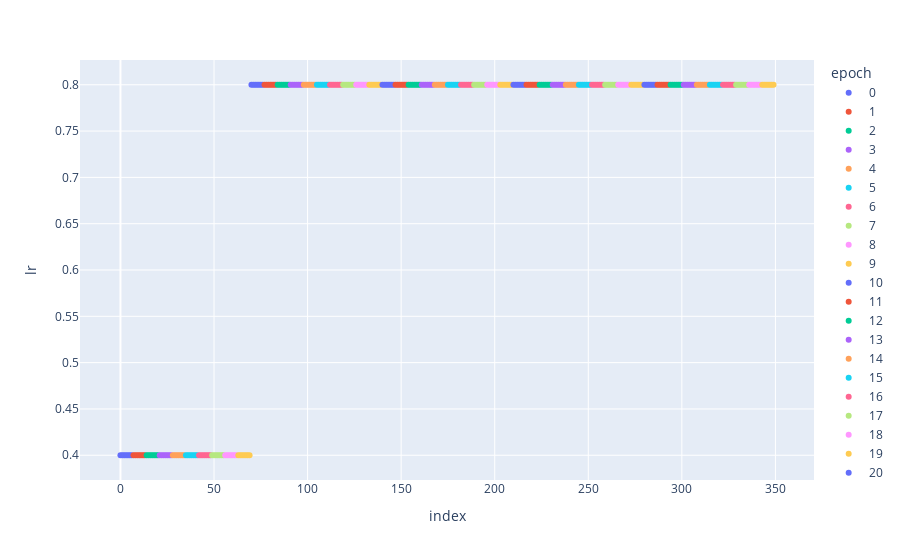

The code cell stored with this chart in its notebook:
### Markdown cell above
## ConstantLR
Makes one shift in the learning rate. Ends with what the optimizers is configured with. But starts with some other learning rate which is `factor` * `optim_lr` and stays at that reduced rate until `total_iters`, after which is shifts to the original learning rate that the optimizer was configured with, i.e., `optim_lr`.

### Code cell
lrsched = partial(ConstantLR, factor=1/2, total_iters=10)
df = explore(lrsched, optim_lr=0.8)

### Figure 1 — Plotly figure (JSON) as saved in the notebook; plotly's stock layout.template omitted (floating-point values rounded to 4 significant figures)
{"data": [{"hovertemplate": "epoch=0<br>index=%{x}<br>lr=%{y}<extra></extra>", "legendgroup": "0", "marker": {"color": "#636efa", "symbol": "circle"}, "mode": "markers", "name": "0", "orientation": "v", "showlegend": true, "type": "scatter", "x": [0, 1, 2, 3, 4, 5, 6], "xaxis": "x", "y": [0.4, 0.4, 0.4, 0.4, 0.4, 0.4, 0.4], "yaxis": "y"}, {"hovertemplate": "epoch=1<br>index=%{x}<br>lr=%{y}<extra></extra>", "legendgroup": "1", "marker": {"color": "#EF553B", "symbol": "circle"}, "mode": "markers", "name": "1", "orientation": "v", "showlegend": true, "type": "scatter", "x": [7, 8, 9, 10, 11, 12, 13], "xaxis": "x", "y": [0.4, 0.4, 0.4, 0.4, 0.4, 0.4, 0.4], "yaxis": "y"}, {"hovertemplate": "epoch=2<br>index=%{x}<br>lr=%{y}<extra></extra>", "legendgroup": "2", "marker": {"color": "#00cc96", "symbol": "circle"}, "mode": "markers", "name": "2", "orientation": "v", "showlegend": true, "type": "scatter", "x": [14, 15, 16, 17, 18, 19, 20], "xaxis": "x", "y": [0.4, 0.4, 0.4, 0.4, 0.4, 0.4, 0.4], "yaxis": "y"}, {"hovertemplate": "epoch=3<br>index=%{x}<br>lr=%{y}<extra></extra>", "legendgroup": "3", "marker": {"color": "#ab63fa", "symbol": "circle"}, "mode": "markers", "name": "3", "orientation": "v", "showlegend": true, "type": "scatter", "x": [21, 22, 23, 24, 25, 26, 27], "xaxis": "x", "y": [0.4, 0.4, 0.4, 0.4, 0.4, 0.4, 0.4], "yaxis": "y"}, {"hovertemplate": "epoch=4<br>index=%{x}<br>lr=%{y}<extra></extra>", "legendgroup": "4", "marker": {"color": "#FFA15A", "symbol": "circle"}, "mode": "markers", "name": "4", "orientation": "v", "showlegend": true, "type": "scatter", "x": [28, 29, 30, 31, 32, 33, 34], "xaxis": "x", "y": [0.4, 0.4, 0.4, 0.4, 0.4, 0.4, 0.4], "yaxis": "y"}, {"hovertemplate": "epoch=5<br>index=%{x}<br>lr=%{y}<extra></extra>", "legendgroup": "5", "marker": {"color": "#19d3f3", "symbol": "circle"}, "mode": "markers", "name": "5", "orientation": "v", "showlegend": true, "type": "scatter", "x": [35, 36, 37, 38, 39, 40, 41], "xaxis": "x", "y": [0.4, 0.4, 0.4, 0.4, 0.4, 0.4, 0.4], "yaxis": "y"}, {"hovertemplate": "epoch=6<br>index=%{x}<br>lr=%{y}<extra></extra>", "legendgroup": "6", "marker": {"color": "#FF6692", "symbol": "circle"}, "mode": "markers", "name": "6", "orientation": "v", "showlegend": true, "type": "scatter", "x": [42, 43, 44, 45, 46, 47, 48], "xaxis": "x", "y": [0.4, 0.4, 0.4, 0.4, 0.4, 0.4, 0.4], "yaxis": "y"}, {"hovertemplate": "epoch=7<br>index=%{x}<br>lr=%{y}<extra></extra>", "legendgroup": "7", "marker": {"color": "#B6E880", "symbol": "circle"}, "mode": "markers", "name": "7", "orientation": "v", "showlegend": true, "type": "scatter", "x": [49, 50, 51, 52, 53, 54, 55], "xaxis": "x", "y": [0.4, 0.4, 0.4, 0.4, 0.4, 0.4, 0.4], "yaxis": "y"}, {"hovertemplate": "epoch=8<br>index=%{x}<br>lr=%{y}<extra></extra>", "legendgroup": "8", "marker": {"color": "#FF97FF", "symbol": "circle"}, "mode": "markers", "name": "8", "orientation": "v", "showlegend": true, "type": "scatter", "x": [56, 57, 58, 59, 60, 61, 62], "xaxis": "x", "y": [0.4, 0.4, 0.4, 0.4, 0.4, 0.4, 0.4], "yaxis": "y"}, {"hovertemplate": "epoch=9<br>index=%{x}<br>lr=%{y}<extra></extra>", "legendgroup": "9", "marker": {"color": "#FECB52", "symbol": "circle"}, "mode": "markers", "name": "9", "orientation": "v", "showlegend": true, "type": "scatter", "x": [63, 64, 65, 66, 67, 68, 69], "xaxis": "x", "y": [0.4, 0.4, 0.4, 0.4, 0.4, 0.4, 0.4], "yaxis": "y"}, {"hovertemplate": "epoch=10<br>index=%{x}<br>lr=%{y}<extra></extra>", "legendgroup": "10", "marker": {"color": "#636efa", "symbol": "circle"}, "mode": "markers", "name": "10", "orientation": "v", "showlegend": true, "type": "scatter", "x": [70, 71, 72, 73, 74, 75, 76], "xaxis": "x", "y": [0.8, 0.8, 0.8, 0.8, 0.8, 0.8, 0.8], "yaxis": "y"}, {"hovertemplate": "epoch=11<br>index=%{x}<br>lr=%{y}<extra></extra>", "legendgroup": "11", "marker": {"color": "#EF553B", "symbol": "circle"}, "mode": "markers", "name": "11", "orientation": "v", "showlegend": true, "type": "scatter", "x": [77, 78, 79, 80, 81, 82, 83], "xaxis": "x", "y": [0.8, 0.8, 0.8, 0.8, 0.8, 0.8, 0.8], "yaxis": "y"}, {"hovertemplate": "epoch=12<br>index=%{x}<br>lr=%{y}<extra></extra>", "legendgroup": "12", "marker": {"color": "#00cc96", "symbol": "circle"}, "mode": "markers", "name": "12", "orientation": "v", "showlegend": true, "type": "scatter", "x": [84, 85, 86, 87, 88, 89, 90], "xaxis": "x", "y": [0.8, 0.8, 0.8, 0.8, 0.8, 0.8, 0.8], "yaxis": "y"}, {"hovertemplate": "epoch=13<br>index=%{x}<br>lr=%{y}<extra></extra>", "legendgroup": "13", "marker": {"color": "#ab63fa", "symbol": "circle"}, "mode": "markers", "name": "13", "orientation": "v", "showlegend": true, "type": "scatter", "x": [91, 92, 93, 94, 95, 96, 97], "xaxis": "x", "y": [0.8, 0.8, 0.8, 0.8, 0.8, 0.8, 0.8], "yaxis": "y"}, {"hovertemplate": "epoch=14<br>index=%{x}<br>lr=%{y}<extra></extra>", "legendgroup": "14", "marker": {"color": "#FFA15A", "symbol": "circle"}, "mode": "markers", "name": "14", "orientation": "v", "showlegend": true, "type": "scatter", "x": [98, 99, 100, 101, 102, 103, 104], "xaxis": "x", "y": [0.8, 0.8, 0.8, 0.8, 0.8, 0.8, 0.8], "yaxis": "y"}, {"hovertemplate": "epoch=15<br>index=%{x}<br>lr=%{y}<extra></extra>", "legendgroup": "15", "marker": {"color": "#19d3f3", "symbol": "circle"}, "mode": "markers", "name": "15", "orientation": "v", "showlegend": true, "type": "scatter", "x": [105, 106, 107, 108, 109, 110, 111], "xaxis": "x", "y": [0.8, 0.8, 0.8, 0.8, 0.8, 0.8, 0.8], "yaxis": "y"}, {"hovertemplate": "epoch=16<br>index=%{x}<br>lr=%{y}<extra></extra>", "legendgroup": "16", "marker": {"color": "#FF6692", "symbol": "circle"}, "mode": "markers", "name": "16", "orientation": "v", "showlegend": true, "type": "scatter", "x": [112, 113, 114, 115, 116, 117, 118], "xaxis": "x", "y": [0.8, 0.8, 0.8, 0.8, 0.8, 0.8, 0.8], "yaxis": "y"}, {"hovertemplate": "epoch=17<br>index=%{x}<br>lr=%{y}<extra></extra>", "legendgroup": "17", "marker": {"color": "#B6E880", "symbol": "circle"}, "mode": "markers", "name": "17", "orientation": "v", "showlegend": true, "type": "scatter", "x": [119, 120, 121, 122, 123, 124, 125], "xaxis": "x", "y": [0.8, 0.8, 0.8, 0.8, 0.8, 0.8, 0.8], "yaxis": "y"}, {"hovertemplate": "epoch=18<br>index=%{x}<br>lr=%{y}<extra></extra>", "legendgroup": "18", "marker": {"color": "#FF97FF", "symbol": "circle"}, "mode": "markers", "name": "18", "orientation": "v", "showlegend": true, "type": "scatter", "x": [126, 127, 128, 129, 130, 131, 132], "xaxis": "x", "y": [0.8, 0.8, 0.8, 0.8, 0.8, 0.8, 0.8], "yaxis": "y"}, {"hovertemplate": "epoch=19<br>index=%{x}<br>lr=%{y}<extra></extra>", "legendgroup": "19", "marker": {"color": "#FECB52", "symbol": "circle"}, "mode": "markers", "name": "19", "orientation": "v", "showlegend": true, "type": "scatter", "x": [133, 134, 135, 136, 137, 138, 139], "xaxis": "x", "y": [0.8, 0.8, 0.8, 0.8, 0.8, 0.8, 0.8], "yaxis": "y"}, {"hovertemplate": "epoch=20<br>index=%{x}<br>lr=%{y}<extra></extra>", "legendgroup": "20", "marker": {"color": "#636efa", "symbol": "circle"}, "mode": "markers", "name": "20", "orientation": "v", "showlegend": true, "type": "scatter", "x": [140, 141, 142, 143, 144, 145, 146], "xaxis": "x", "y": [0.8, 0.8, 0.8, 0.8, 0.8, 0.8, 0.8], "yaxis": "y"}, {"hovertemplate": "epoch=21<br>index=%{x}<br>lr=%{y}<extra></extra>", "legendgroup": "21", "marker": {"color": "#EF553B", "symbol": "circle"}, "mode": "markers", "name": "21", "orientation": "v", "showlegend": true, "type": "scatter", "x": [147, 148, 149, 150, 151, 152, 153], "xaxis": "x", "y": [0.8, 0.8, 0.8, 0.8, 0.8, 0.8, 0.8], "yaxis": "y"}, {"hovertemplate": "epoch=22<br>index=%{x}<br>lr=%{y}<extra></extra>", "legendgroup": "22", "marker": {"color": "#00cc96", "symbol": "circle"}, "mode": "markers", "name": "22", "orientation": "v", "showlegend": true, "type": "scatter", "x": [154, 155, 156, 157, 158, 159, 160], "xaxis": "x", "y": [0.8, 0.8, 0.8, 0.8, 0.8, 0.8, 0.8], "yaxis": "y"}, {"hovertemplate": "epoch=23<br>index=%{x}<br>lr=%{y}<extra></extra>", "legendgroup": "23", "marker": {"color": "#ab63fa", "symbol": "circle"}, "mode": "markers", "name": "23", "orientation": "v", "showlegend": true, "type": "scatter", "x": [161, 162, 163, 164, 165, 166, 167], "xaxis": "x", "y": [0.8, 0.8, 0.8, 0.8, 0.8, 0.8, 0.8], "yaxis": "y"}, {"hovertemplate": "epoch=24<br>index=%{x}<br>lr=%{y}<extra></extra>", "legendgroup": "24", "marker": {"color": "#FFA15A", "symbol": "circle"}, "mode": "markers", "name": "24", "orientation": "v", "showlegend": true, "type": "scatter", "x": [168, 169, 170, 171, 172, 173, 174], "xaxis": "x", "y": [0.8, 0.8, 0.8, 0.8, 0.8, 0.8, 0.8], "yaxis": "y"}, {"hovertemplate": "epoch=25<br>index=%{x}<br>lr=%{y}<extra></extra>", "legendgroup": "25", "marker": {"color": "#19d3f3", "symbol": "circle"}, "mode": "markers", "name": "25", "orientation": "v", "showlegend": true, "type": "scatter", "x": [175, 176, 177, 178, 179, 180, 181], "xaxis": "x", "y": [0.8, 0.8, 0.8, 0.8, 0.8, 0.8, 0.8], "yaxis": "y"}, {"hovertemplate": "epoch=26<br>index=%{x}<br>lr=%{y}<extra></extra>", "legendgroup": "26", "marker": {"color": "#FF6692", "symbol": "circle"}, "mode": "markers", "name": "26", "orientation": "v", "showlegend": true, "type": "scatter", "x": [182, 183, 184, 185, 186, 187, 188], "xaxis": "x", "y": [0.8, 0.8, 0.8, 0.8, 0.8, 0.8, 0.8], "yaxis": "y"}, {"hovertemplate": "epoch=27<br>index=%{x}<br>lr=%{y}<extra></extra>", "legendgroup": "27", "marker": {"color": "#B6E880", "symbol": "circle"}, "mode": "markers", "name": "27", "orientation": "v", "showlegend": true, "type": "scatter", "x": [189, 190, 191, 192, 193, 194, 195], "xaxis": "x", "y": [0.8, 0.8, 0.8, 0.8, 0.8, 0.8, 0.8], "yaxis": "y"}, {"hovertemplate": "epoch=28<br>index=%{x}<br>lr=%{y}<extra></extra>", "legendgroup": "28", "marker": {"color": "#FF97FF", "symbol": "circle"}, "mode": "markers", "name": "28", "orientation": "v", "showlegend": true, "type": "scatter", "x": [196, 197, 198, 199, 200, 201, 202], "xaxis": "x", "y": [0.8, 0.8, 0.8, 0.8, 0.8, 0.8, 0.8], "yaxis": "y"}, {"hovertemplate": "epoch=29<br>index=%{x}<br>lr=%{y}<extra></extra>", "legendgroup": "29", "marker": {"color": "#FECB52", "symbol": "circle"}, "mode": "markers", "name": "29", "orientation": "v", "showlegend": true, "type": "scatter", "x": [203, 204, 205, 206, 207, 208, 209], "xaxis": "x", "y": [0.8, 0.8, 0.8, 0.8, 0.8, 0.8, 0.8], "yaxis": "y"}, {"hovertemplate": "epoch=30<br>index=%{x}<br>lr=%{y}<extra></extra>", "legendgroup": "30", "marker": {"color": "#636efa", "symbol": "circle"}, "mode": "markers", "name": "30", "orientation": "v", "showlegend": true, "type": "scatter", "x": [210, 211, 212, 213, 214, 215, 216], "xaxis": "x", "y": [0.8, 0.8, 0.8, 0.8, 0.8, 0.8, 0.8], "yaxis": "y"}, {"hovertemplate": "epoch=31<br>index=%{x}<br>lr=%{y}<extra></extra>", "legendgroup": "31", "marker": {"color": "#EF553B", "symbol": "circle"}, "mode": "markers", "name": "31", "orientation": "v", "showlegend": true, "type": "scatter", "x": [217, 218, 219, 220, 221, 222, 223], "xaxis": "x", "y": [0.8, 0.8, 0.8, 0.8, 0.8, 0.8, 0.8], "yaxis": "y"}, {"hovertemplate": "epoch=32<br>index=%{x}<br>lr=%{y}<extra></extra>", "legendgroup": "32", "marker": {"color": "#00cc96", "symbol": "circle"}, "mode": "markers", "name": "32", "orientation": "v", "showlegend": true, "type": "scatter", "x": [224, 225, 226, 227, 228, 229, 230], "xaxis": "x", "y": [0.8, 0.8, 0.8, 0.8, 0.8, 0.8, 0.8], "yaxis": "y"}, {"hovertemplate": "epoch=33<br>index=%{x}<br>lr=%{y}<extra></extra>", "legendgroup": "33", "marker": {"color": "#ab63fa", "symbol": "circle"}, "mode": "markers", "name": "33", "orientation": "v", "showlegend": true, "type": "scatter", "x": [231, 232, 233, 234, 235, 236, 237], "xaxis": "x", "y": [0.8, 0.8, 0.8, 0.8, 0.8, 0.8, 0.8], "yaxis": "y"}, {"hovertemplate": "epoch=34<br>index=%{x}<br>lr=%{y}<extra></extra>", "legendgroup": "34", "marker": {"color": "#FFA15A", "symbol": "circle"}, "mode": "markers", "name": "34", "orientation": "v", "showlegend": true, "type": "scatter", "x": [238, 239, 240, 241, 242, 243, 244], "xaxis": "x", "y": [0.8, 0.8, 0.8, 0.8, 0.8, 0.8, 0.8], "yaxis": "y"}, {"hovertemplate": "epoch=35<br>index=%{x}<br>lr=%{y}<extra></extra>", "legendgroup": "35", "marker": {"color": "#19d3f3", "symbol": "circle"}, "mode": "markers", "name": "35", "orientation": "v", "showlegend": true, "type": "scatter", "x": [245, 246, 247, 248, 249, 250, 251], "xaxis": "x", "y": [0.8, 0.8, 0.8, 0.8, 0.8, 0.8, 0.8], "yaxis": "y"}, {"hovertemplate": "epoch=36<br>index=%{x}<br>lr=%{y}<extra></extra>", "legendgroup": "36", "marker": {"color": "#FF6692", "symbol": "circle"}, "mode": "markers", "name": "36", "orientation": "v", "showlegend": true, "type": "scatter", "x": [252, 253, 254, 255, 256, 257, 258], "xaxis": "x", "y": [0.8, 0.8, 0.8, 0.8, 0.8, 0.8, 0.8], "yaxis": "y"}, {"hovertemplate": "epoch=37<br>index=%{x}<br>lr=%{y}<extra></extra>", "legendgroup": "37", "marker": {"color": "#B6E880", "symbol": "circle"}, "mode": "markers", "name": "37", "orientation": "v", "showlegend": true, "type": "scatter", "x": [259, 260, 261, 262, 263, 264, 265], "xaxis": "x", "y": [0.8, 0.8, 0.8, 0.8, 0.8, 0.8, 0.8], "yaxis": "y"}, {"hovertemplate": "epoch=38<br>index=%{x}<br>lr=%{y}<extra></extra>", "legendgroup": "38", "marker": {"color": "#FF97FF", "symbol": "circle"}, "mode": "markers", "name": "38", "orientation": "v", "showlegend": true, "type": "scatter", "x": [266, 267, 268, 269, 270, 271, 272], "xaxis": "x", "y": [0.8, 0.8, 0.8, 0.8, 0.8, 0.8, 0.8], "yaxis": "y"}, {"hovertemplate": "epoch=39<br>index=%{x}<br>lr=%{y}<extra></extra>", "legendgroup": "39", "marker": {"color": "#FECB52", "symbol": "circle"}, "mode": "markers", "name": "39", "orientation": "v", "showlegend": true, "type": "scatter", "x": [273, 274, 275, 276, 277, 278, 279], "xaxis": "x", "y": [0.8, 0.8, 0.8, 0.8, 0.8, 0.8, 0.8], "yaxis": "y"}, {"hovertemplate": "epoch=40<br>index=%{x}<br>lr=%{y}<extra></extra>", "legendgroup": "40", "marker": {"color": "#636efa", "symbol": "circle"}, "mode": "markers", "name": "40", "orientation": "v", "showlegend": true, "type": "scatter", "x": [280, 281, 282, 283, 284, 285, 286], "xaxis": "x", "y": [0.8, 0.8, 0.8, 0.8, 0.8, 0.8, 0.8], "yaxis": "y"}, {"hovertemplate": "epoch=41<br>index=%{x}<br>lr=%{y}<extra></extra>", "legendgroup": "41", "marker": {"color": "#EF553B", "symbol": "circle"}, "mode": "markers", "name": "41", "orientation": "v", "showlegend": true, "type": "scatter", "x": [287, 288, 289, 290, 291, 292, 293], "xaxis": "x", "y": [0.8, 0.8, 0.8, 0.8, 0.8, 0.8, 0.8], "yaxis": "y"}, {"hovertemplate": "epoch=42<br>index=%{x}<br>lr=%{y}<extra></extra>", "legendgroup": "42", "marker": {"color": "#00cc96", "symbol": "circle"}, "mode": "markers", "name": "42", "orientation": "v", "showlegend": true, "type": "scatter", "x": [294, 295, 296, 297, 298, 299, 300], "xaxis": "x", "y": [0.8, 0.8, 0.8, 0.8, 0.8, 0.8, 0.8], "yaxis": "y"}, {"hovertemplate": "epoch=43<br>index=%{x}<br>lr=%{y}<extra></extra>", "legendgroup": "43", "marker": {"color": "#ab63fa", "symbol": "circle"}, "mode": "markers", "name": "43", "orientation": "v", "showlegend": true, "type": "scatter", "x": [301, 302, 303, 304, 305, 306, 307], "xaxis": "x", "y": [0.8, 0.8, 0.8, 0.8, 0.8, 0.8, 0.8], "yaxis": "y"}, {"hovertemplate": "epoch=44<br>index=%{x}<br>lr=%{y}<extra></extra>", "legendgroup": "44", "marker": {"color": "#FFA15A", "symbol": "circle"}, "mode": "markers", "name": "44", "orientation": "v", "showlegend": true, "type": "scatter", "x": [308, 309, 310, 311, 312, 313, 314], "xaxis": "x", "y": [0.8, 0.8, 0.8, 0.8, 0.8, 0.8, 0.8], "yaxis": "y"}, {"hovertemplate": "epoch=45<br>index=%{x}<br>lr=%{y}<extra></extra>", "legendgroup": "45", "marker": {"color": "#19d3f3", "symbol": "circle"}, "mode": "markers", "name": "45", "orientation": "v", "showlegend": true, "type": "scatter", "x": [315, 316, 317, 318, 319, 320, 321], "xaxis": "x", "y": [0.8, 0.8, 0.8, 0.8, 0.8, 0.8, 0.8], "yaxis": "y"}, {"hovertemplate": "epoch=46<br>index=%{x}<br>lr=%{y}<extra></extra>", "legendgroup": "46", "marker": {"color": "#FF6692", "symbol": "circle"}, "mode": "markers", "name": "46", "orientation": "v", "showlegend": true, "type": "scatter", "x": [322, 323, 324, 325, 326, 327, 328], "xaxis": "x", "y": [0.8, 0.8, 0.8, 0.8, 0.8, 0.8, 0.8], "yaxis": "y"}, {"hovertemplate": "epoch=47<br>index=%{x}<br>lr=%{y}<extra></extra>", "legendgroup": "47", "marker": {"color": "#B6E880", "symbol": "circle"}, "mode": "markers", "name": "47", "orientation": "v", "showlegend": true, "type": "scatter", "x": [329, 330, 331, 332, 333, 334, 335], "xaxis": "x", "y": [0.8, 0.8, 0.8, 0.8, 0.8, 0.8, 0.8], "yaxis": "y"}, {"hovertemplate": "epoch=48<br>index=%{x}<br>lr=%{y}<extra></extra>", "legendgroup": "48", "marker": {"color": "#FF97FF", "symbol": "circle"}, "mode": "markers", "name": "48", "orientation": "v", "showlegend": true, "type": "scatter", "x": [336, 337, 338, 339, 340, 341, 342], "xaxis": "x", "y": [0.8, 0.8, 0.8, 0.8, 0.8, 0.8, 0.8], "yaxis": "y"}, {"hovertemplate": "epoch=49<br>index=%{x}<br>lr=%{y}<extra></extra>", "legendgroup": "49", "marker": {"color": "#FECB52", "symbol": "circle"}, "mode": "markers", "name": "49", "orientation": "v", "showlegend": true, "type": "scatter", "x": [343, 344, 345, 346, 347, 348, 349], "xaxis": "x", "y": [0.8, 0.8, 0.8, 0.8, 0.8, 0.8, 0.8], "yaxis": "y"}], "layout": {"legend": {"title": {"text": "epoch"}, "tracegroupgap": 0}, "margin": {"t": 60}, "xaxis": {"anchor": "y", "domain": [0, 1], "title": {"text": "index"}}, "yaxis": {"anchor": "x", "domain": [0, 1], "title": {"text": "lr"}}}}
